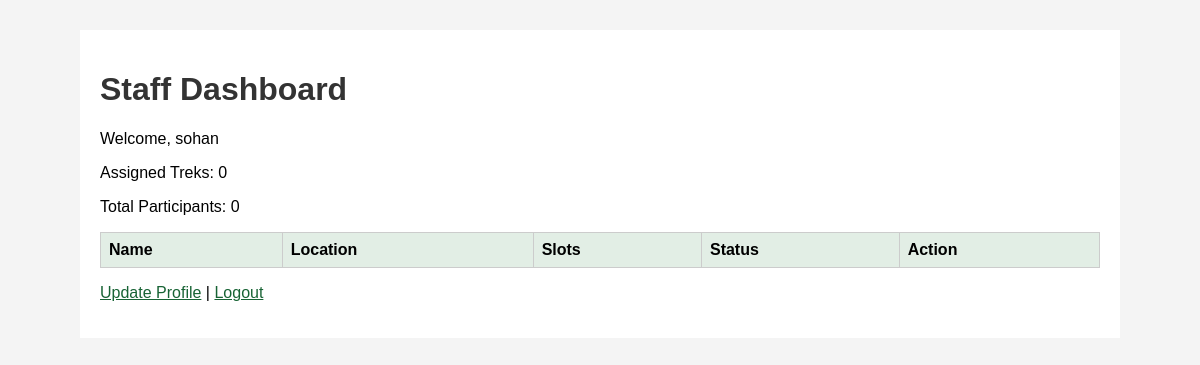
Before: /staff (signed in) with the older database file.
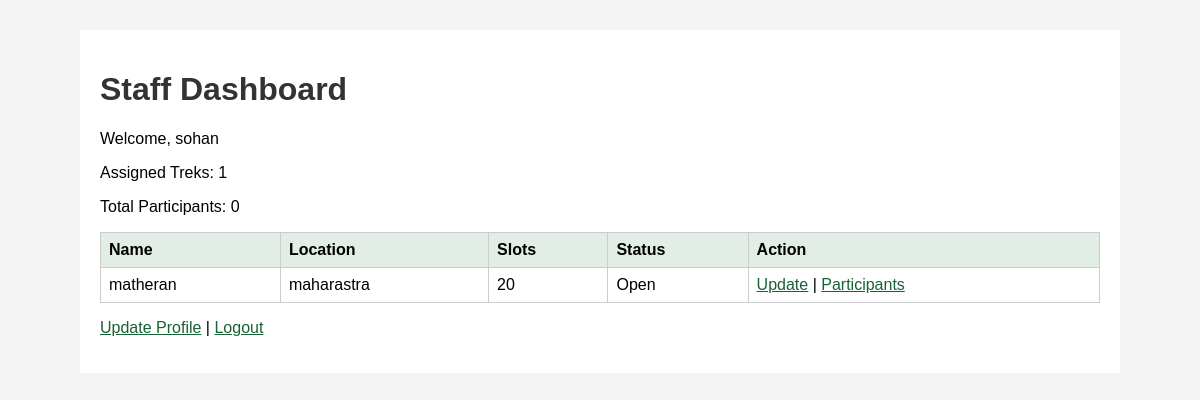
After: the same page with the newer database file.
### app/models.py (models this page shows)
class Trek(db.Model):
    id = db.Column(db.Integer, primary_key=True)
    trek_name = db.Column(db.String(100), nullable=False)
    location = db.Column(db.String(100), nullable=False)
    difficulty = db.Column(db.String(20), nullable=False)
    duration = db.Column(db.Integer, nullable=False)
    available_slots = db.Column(db.Integer, nullable=False)
    start_date = db.Column(db.Date)
    end_date = db.Column(db.Date)
    status = db.Column(db.String(20), default='Pending')
    assigned_staff_id = db.Column(db.Integer, db.ForeignKey('staff_profile.id'))
    bookings = db.relationship('Booking', backref='trek', lazy=True)

### app/routes.py (the view)
@routes.route('/staff')
@login_required
def staff_dashboard():
    if current_user.role != 'staff':
        return 'Unauthorized'
    profile = StaffProfile.query.filter_by(user_id=current_user.id).first()
    if not profile or profile.status != 'Approved':
        return 'Waiting for admin approval'
    assigned_treks = Trek.query.filter_by(assigned_staff_id=profile.id).all()
    total_participants = 0
    for trek in assigned_treks:
        total_participants = total_participants + len(trek.bookings)
    return render_template('staff_dashboard.html', assigned_treks=assigned_treks, total_participants=total_participants)

### app/templates/staff_dashboard.html (shortened to what this page needs)
<!doctype html>
<html>
  <head>
    <link
      rel="stylesheet"
      href="{{ url_for('static', filename='css/app.css') }}"
    />
  </head>
  <body>
    <div class="container">
      <h1>Staff Dashboard</h1>
      <p>Welcome, {{ current_user.name }}</p>
      <p>Assigned Treks: {{ assigned_treks|length }}</p>
      <p>Total Participants: {{ total_participants }}</p>
      <table>
        <tr>
          <th>Name</th>
          <th>Location</th>
          <th>Slots</th>
          <th>Status</th>
          <th>Action</th>
        </tr>
        {% for trek in assigned_treks %}
        <tr>
          <td>{{ trek.trek_name }}</td>
          <td>{{ trek.location }}</td>
          <td>{{ trek.available_slots }}</td>
          <td>{{ trek.status }}</td>
          <td>
            <a href="{{ url_for('routes.update_trek', id=trek.id) }}">Update</a>
            |
            <a href="{{ url_for('routes.participants', id=trek.id) }}"
              >Participants</a
            >
          </td>
        </tr>
        {% endfor %}
      </table>
      <p>
        <a href="{{ url_for('routes.update_profile') }}">Update Profile</a> |
        <a href="{{ url_for('auth.logout') }}">Logout</a>
      </p>
    </div>
  </body>
</html>

Changed rows visible on the page:
added Trek: trek_name "matheran", location "maharastra", available_slots "20", status "Open"
Other visible differences:
{{ assigned_treks|length }}: "0" → "1"
